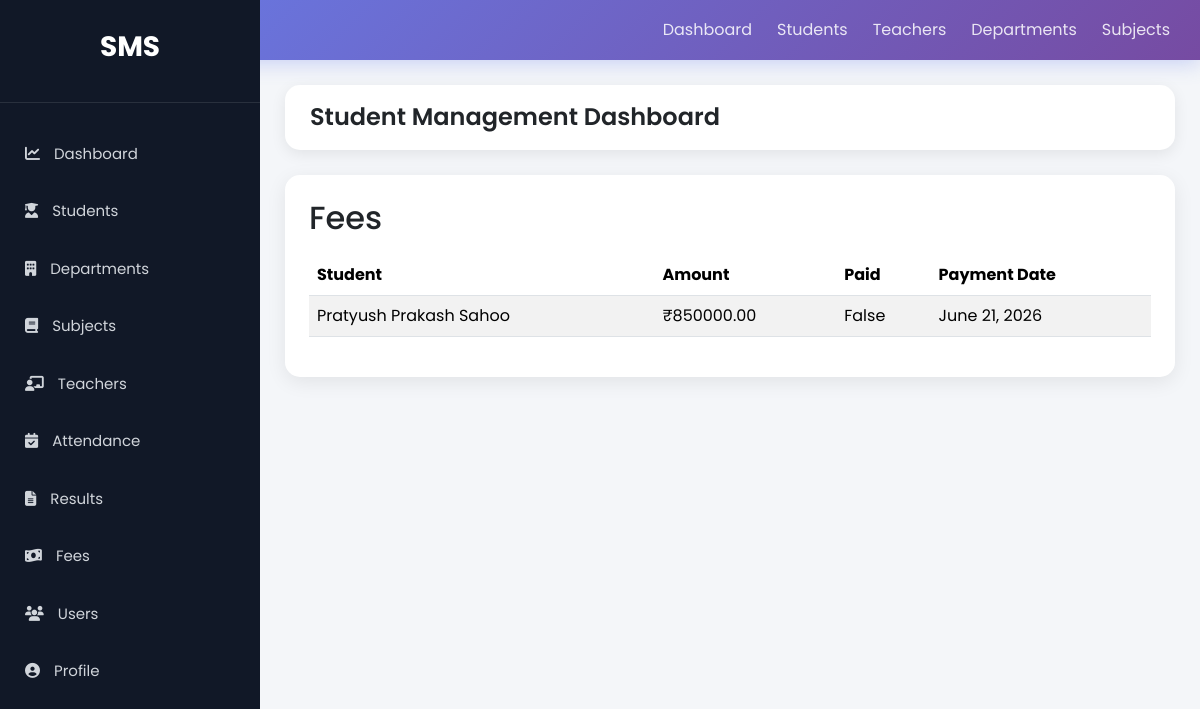
The page /fees/ on the database its author committed.
### StudentManage_app/models.py (models this page shows, shortened)
class Fee(models.Model):
    FEE_TYPES = (
        ('Tuition', 'Tuition'),
        ('Exam', 'Exam'),
        ('Library', 'Library'),
        ('Lab', 'Lab'),
        ('Other', 'Other'),
    )
    student = models.ForeignKey(Student, on_delete=models.CASCADE, related_name='fees')
    fee_type = models.CharField(max_length=20, choices=FEE_TYPES, default='Tuition')
    amount = models.DecimalField(max_digits=10, decimal_places=2)
    paid = models.BooleanField(default=False)
    payment_date = models.DateField(null=True, blank=True)
    due_date = models.DateField(null=True, blank=True)

class Student(models.Model):
    YEAR_CHOICES = (
        ('1st Year', '1st Year'),
        ('2nd Year', '2nd Year'),
        ('3rd Year', '3rd Year'),
        ('4th Year', '4th Year'),
    )
    GENDER_CHOICES = (
        ('Male', 'Male'),
        ('Female', 'Female'),
        ('Other', 'Other'),
    )
    name = models.CharField(max_length=100)
    roll_no = models.CharField(max_length=20, unique=True)
    email = models.EmailField(unique=True)
    phone = models.CharField(max_length=15)
    department = models.ForeignKey(Department, on_delete=models.CASCADE, related_name='students')
    year = models.CharField(max_length=20, choices=YEAR_CHOICES)
    gender = models.CharField(max_length=20, choices=GENDER_CHOICES)
    dob = models.DateField()
    address = models.TextField()
    photo = models.ImageField(upload_to='students/', blank=True, null=True)
    created_at = models.DateTimeField(auto_now_add=True,null=True,blank=True)
    class Meta:
        ordering = ['-name']
    def __str__(self):
        return self.name

### StudentManage_app/views.py (the view)
# urls.py: path('fees/',views.fee_list,name='fee_list'),
def fee_list(request):
    fees = Fee.objects.all()
    return render(request, 'StudentManage_app/fees.html', {'fees': fees})

### StudentManage_app/templates/StudentManage_app/fees.html
{% extends 'base.html' %}
{% block content %}
<div class="card p-4">
<h2>Fees</h2>
<table class="table table-striped">
<thead>
<tr>
<th>Student</th>
<th>Amount</th>
<th>Paid</th>
<th>Payment Date</th>
</tr>
</thead>
<tbody>
{% for fee in fees %}
<tr>
<td>{{ fee.student }}</td>
<td>₹{{ fee.amount }}</td>
<td>{{ fee.paid }}</td>
<td>{{ fee.payment_date }}</td>
</tr>
{% endfor %}
</tbody>
</table>
</div>
{% endblock %}

### StudentManage_app/static/css/style.css (style rules this page uses)
* { margin:0; padding:0; box-sizing:border-box; font-family:'Poppins',sans-serif; }
body { background:#f4f7fc; }
.card { border:none; border-radius:18px; box-shadow:0 5px 20px rgba(0,0,0,.08); }
.table { margin-top:10px; }
.table thead { background:#2563eb; color:white; }
.table td, .table th { vertical-align:middle; }
.card { border-radius:15px; }
body { background:#f4f6f9; }

### rows shown on the page
Fee: student "Pratyush Prakash Sahoo", amount "850000.00", paid "False", payment_date "June 21, 2026"
